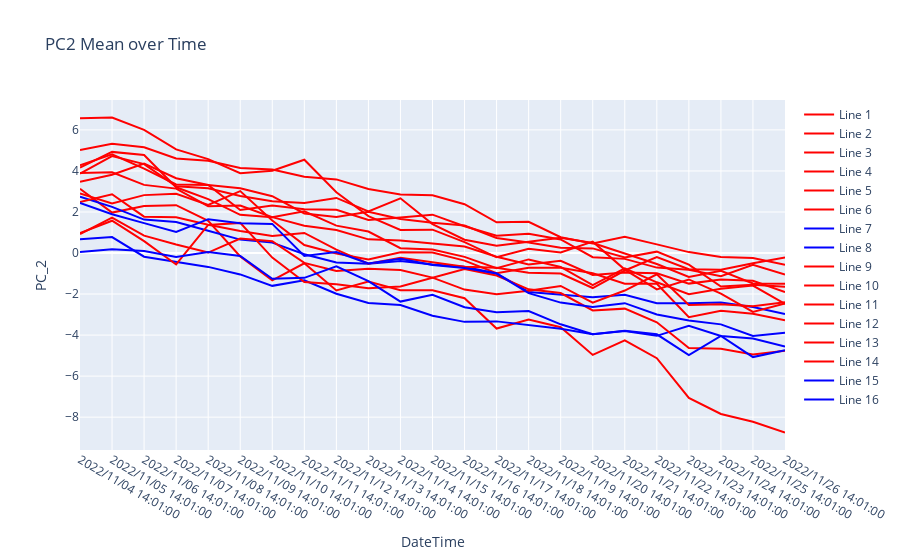

The cell this chart's notebook holds for it:
### Code cell
fig = go.Figure()

for i in range(len(curves_2_df)):
    line_num = i + 1
    line_trace = go.Scatter(
        x=curves_2_df[i]['DateTime'].to_numpy(),
        y=curves_2_df[i]['PC_2'].to_numpy(),
        mode='lines',
        name='Line {}'.format(line_num),
        line_color='blue' if line_num in [7,8,15,16] else 'red'
    )
    fig.add_trace(line_trace)

fig.update_layout(
    title='PC2 Mean over Time',
    xaxis_title='DateTime',
    yaxis_title='PC_2'
)

# fig.write_html("downloads/PC2Mean_over_Time.html")
fig
